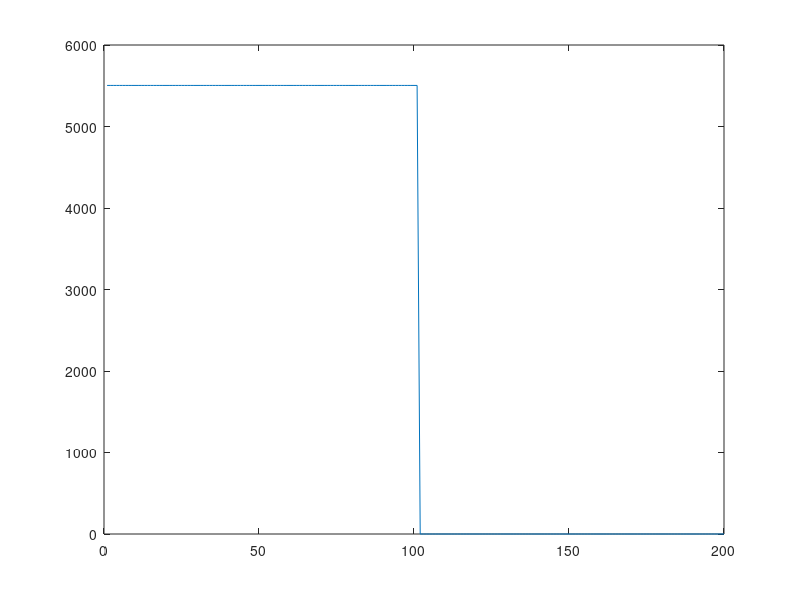

Write the MATLAB code that produced this figure.
function scale()

dimv=400;
omega_pe=3.99e9;
lambda_db=0.021;

for l=1:int16(dimv/2)
  scale(l)=0;
end

%scaling for velocities
for l=1:int16(dimv/2)
  scale(int16(dimv/2)+1-l)=l/(dimv/2)*omega_pe*lambda_db*8;
end

plot(scale);
end

